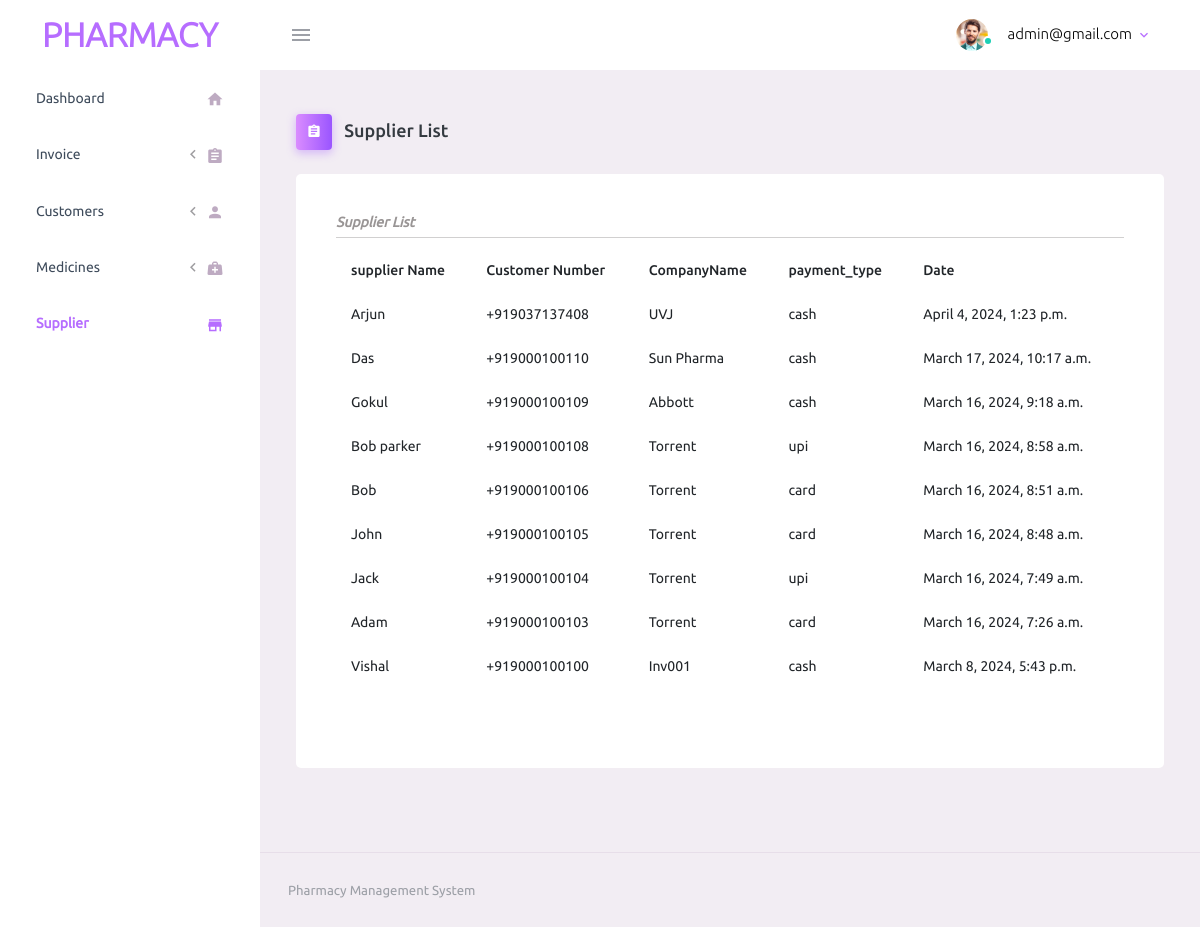
/customer/listsupplier/ (signed in), run on the app's committed database.
### dashboard/models.py (models this page shows, shortened)
class AiUser(AbstractBaseUser):
    name = models.CharField(max_length=100)
    email = models.EmailField(max_length=100,unique=True)
    password = models.CharField(max_length=100)
    department = models.CharField(max_length=100)
    age = models.PositiveIntegerField(null=True)
    role = models.CharField(max_length = 20, choices = ROLE_CHOICES, default = 'user')
    date_joined = models.DateTimeField(default=timezone.now)
    is_admin = models.BooleanField(default=False)
    is_staff = models.BooleanField(default=False)
    objects = AiUserManager()
    USERNAME_FIELD = 'email'
    REQUIRED_FIELDS = []
    def __str__(self):
        return self.email
    class Meta:
        verbose_name = "Ai User"
        verbose_name_plural = "Ai Users"

class suppiler(models.Model):
    suppiler_name = models.CharField(max_length=100)
    phone_number = PhoneNumberField(null=True, unique=True)
    company_name = models.CharField(max_length=50)
    payment_type = models.CharField(max_length = 20, choices = PAYMENT_CHOICES, default = 'cash')
    date_joined = models.DateTimeField(default=timezone.now)
    class Meta:
        verbose_name = "suppiler"
        verbose_name_plural = "suppiler"

### customer/views.py (the view)
# urls.py: path('listsupplier/', views.ListsupplierView.as_view(), name='listsupplier'),
@method_decorator(login_required(login_url='/'), name='dispatch')
class ListsupplierView(View):
    def get(self, request):
        supplier_obj = suppiler.objects.all().order_by('-date_joined')
        return render(request, 'customer/view_supplier.html',{'supplier_obj':supplier_obj})

### templates/customer/view_supplier.html (shortened to what this page needs)
<!DOCTYPE html>
{% load static %}
<html lang="en">
  <head>
    <link rel="stylesheet" href="{% static 'css/assets/vendors/mdi/css/materialdesignicons.min.css' %}">
    <link rel="stylesheet" href="{% static 'css/assets/vendors/css/vendor.bundle.base.css' %}">
    <link rel="stylesheet" href="{% static 'css/assets/css/style.css' %}">
    <link rel="stylesheet" href="{% static 'css/assets/css/main.css' %}">
  </head>
  <body>
    <div class="container-scroller">
      <nav class="navbar default-layout-navbar col-lg-12 col-12 p-0 fixed-top d-flex flex-row">
        <div class="text-center navbar-brand-wrapper d-flex align-items-center justify-content-center">
          <a class="navbar-brand brand-logo phar-heading" href="index.html"> Pharmacy</a>
        </div>
        <div class="navbar-menu-wrapper d-flex align-items-stretch">
          <button class="navbar-toggler navbar-toggler align-self-center" type="button" data-toggle="minimize">
            <span class="mdi mdi-menu"></span>
          </button>
          <ul class="navbar-nav navbar-nav-right">
            <li class="nav-item nav-profile dropdown">
              <a class="nav-link dropdown-toggle" id="profileDropdown" href="#" data-bs-toggle="dropdown" aria-expanded="false">
                <div class="nav-profile-img">
                  <img src="{% static 'css/assets/images/faces/face1.jpg' %}" alt="image">
                  <span class="availability-status online"></span>
                </div>
                <div class="nav-profile-text">
                  <p class="mb-1 text-black">{{ user }}</p>
                </div>
              </a>
            </li>
          </ul>
        </div>
      </nav>
      <div class="container-fluid page-body-wrapper">
        <nav class="sidebar sidebar-offcanvas" id="sidebar">
          <ul class="nav">
            <li class="nav-item">
              <a class="nav-link" href="{% url 'dashboard:dashboard'%}">
                <span class="menu-title ">Dashboard</span>
                <i class="mdi mdi-home menu-icon"></i>
              </a>
            </li>
            <li class="nav-item">
              <a class="nav-link" data-bs-toggle="collapse" href="#ui-basic" aria-expanded="false" aria-controls="ui-basic">
                <span class="menu-title ">Invoice</span>
                <i class="menu-arrow"></i>
                <i class="mdi mdi-clipboard-text menu-icon "></i>
              </a>
            </li>
            <li class="nav-item">
              <a class="nav-link" data-bs-toggle="collapse" href="#ui-basic2" aria-expanded="false" aria-controls="ui-basic">
                <span class="menu-title ">Customers</span>
                <i class="menu-arrow"></i>
                <i class="mdi mdi-account menu-icon"></i>
              </a>
            </li>
            <li class="nav-item">
              <a class="nav-link" data-bs-toggle="collapse" href="#ui-basic3" aria-expanded="false" aria-controls="ui-basic">
                <span class="menu-title ">Medicines</span>
                <i class="menu-arrow"></i>
                <i class="mdi mdi-medical-bag menu-icon"></i>
              </a>
            </li>
            <li class="nav-item">
              <a class="nav-link" href="{% url 'customer:listsupplier'%}">
                <span class="menu-title phar-active">Supplier</span>
                <i class="mdi mdi-store menu-icon phar-active"></i>
              </a>
            </li>
          </ul>
        </nav>
        <div class="main-panel">
          <div class="content-wrapper">
            <div class="page-header">
              <h3 class="page-title">
                <span class="page-title-icon bg-gradient-primary text-white me-2">
                  <i class="mdi mdi-clipboard-text"></i>
                </span> Supplier List
              </h3>
            </div>
            <div class="row">
              <div class="col-md-12 grid-margin stretch-card">
                <div class="card">
                  <div class="card-body">
                        <div class="phar-inv-head-sec">
                            <div class="phar-inv-head-list">
                                Supplier List
                            </div>
                            <div class="row">
                                <div class="col-12 grid-margin">
                                    <div class="table-responsive">
                                        <table class="table">
                                          <thead>
                                            <tr>
                                              <th> supplier Name </th>
                                              <th> Customer Number </th>
                                              <th> CompanyName </th>
                                              <th> payment_type </th>
                                              <th> Date </th>
                                            </tr>
                                          </thead>
                                          <tbody>
                                            {% for i in supplier_obj %}
                                            <tr>
                                              <td>
                                                {{ i.suppiler_name }}
                                              </td>
                                              <td>
                                                {{ i.phone_number }}
                                              </td>
                                              <td>
                                                {{ i.company_name }}
                                              </td>
                                              <td>
                                                {{ i.payment_type }}
                                              </td>
                                              <td>
                                                {{ i.date_joined }}
                                              </td>
                                            </tr>
                                            {% endfor %}
                                          </tbody>
                                        </table>
                                      </div>
                                </div>
                            </div>
                        </div>
                  </div>
                </div>
              </div>
            </div>
          </div>
          <footer class="footer">
            <div class="container-fluid d-flex justify-content-between">
              <span class="text-muted d-block text-center text-sm-start d-sm-inline-block">Pharmacy Management System</span>
            </div>
          </footer>
        </div>
      </div>
    </div>
  </body>
</html>

### static/css/assets/css/main.css (style rules this page uses)
.phar-heading { color: #b66dff !important; font-size: 2.1em !important; font-weight: 700; text-transform: uppercase; }
.phar-inv-head-sec { display: flex; flex-direction: column; row-gap: 10px; }
.phar-active { color: #b66dff !important; font-weight: 600 !important; }
.table > :not(:last-child) > :last-child > *, .jsgrid .jsgrid-table > :not(:last-child) > :last-child > * { border-bottom-color: #d100fd !important; }
thead, tbody, tfoot, tr, td, th { border-color: inherit; border-style: none !important; border-width: 0; }
.phar-inv-head-list { font-size: 14px; font-weight: 600; color: #999595; font-style: italic; padding-bottom: 7px; border-bottom: 1px solid #d1d0d0; width: 100%; display: flex; flex-direction: row; }

### data on the page
AiUser: email "admin@gmail.com"
suppiler: suppiler_name "Arjun", phone_number "+919037137408", company_name "UVJ", payment_type "cash", date_joined "April 4, 2024, 1:23 p.m."
suppiler: suppiler_name "Das", phone_number "+919000100110", company_name "Sun Pharma", payment_type "cash", date_joined "March 17, 2024, 10:17 a.m."
suppiler: suppiler_name "Gokul", phone_number "+919000100109", company_name "Abbott", payment_type "cash", date_joined "March 16, 2024, 9:18 a.m."
suppiler: suppiler_name "Bob parker", phone_number "+919000100108", company_name "Torrent", payment_type "upi", date_joined "March 16, 2024, 8:58 a.m."
suppiler: suppiler_name "Bob", phone_number "+919000100106", company_name "Torrent", payment_type "card", date_joined "March 16, 2024, 8:51 a.m."
suppiler: suppiler_name "John", phone_number "+919000100105", company_name "Torrent", payment_type "card", date_joined "March 16, 2024, 8:48 a.m."
suppiler: suppiler_name "Jack", phone_number "+919000100104", company_name "Torrent", payment_type "upi", date_joined "March 16, 2024, 7:49 a.m."
suppiler: suppiler_name "Adam", phone_number "+919000100103", company_name "Torrent", payment_type "card", date_joined "March 16, 2024, 7:26 a.m."
suppiler: suppiler_name "Vishal", phone_number "+919000100100", company_name "Inv001", payment_type "cash", date_joined "March 8, 2024, 5:43 p.m."
